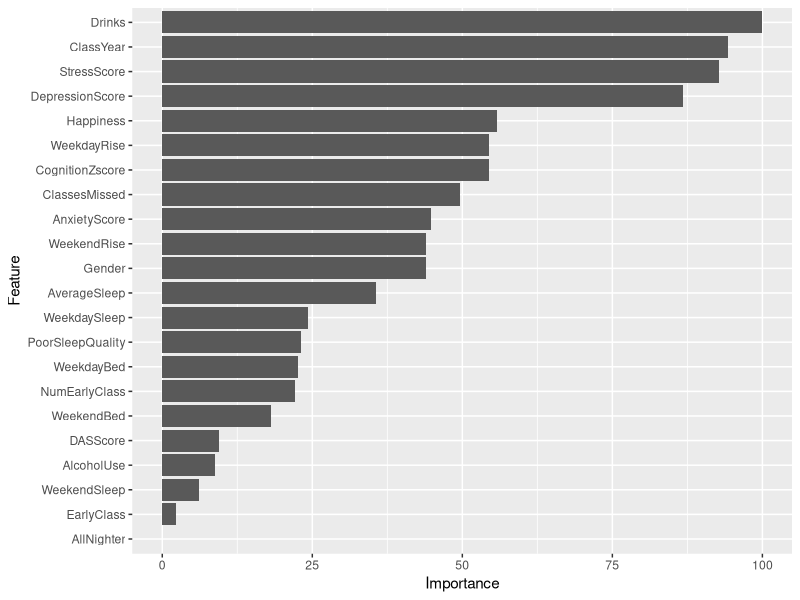
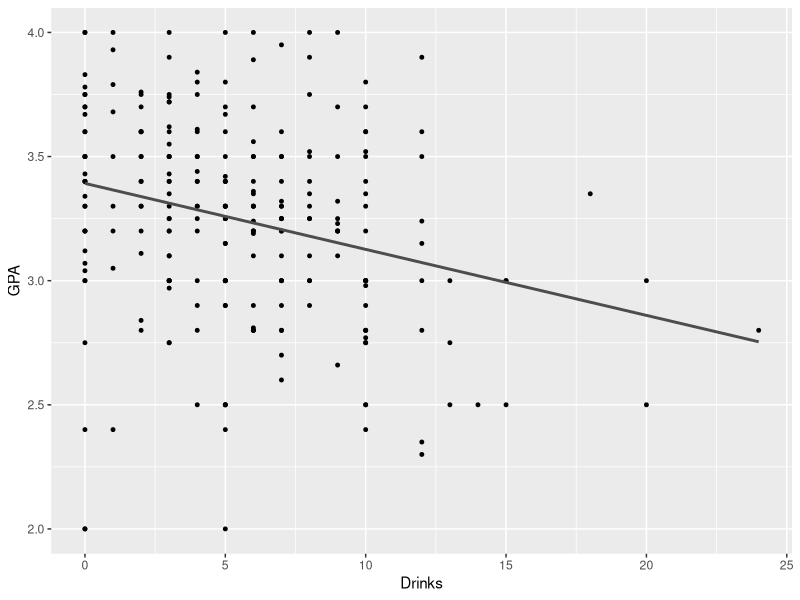
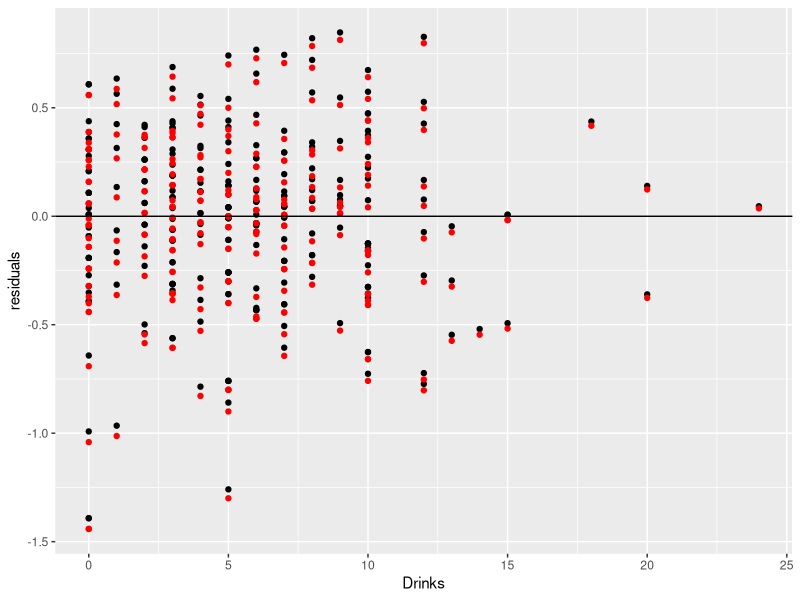

Write the R code that produced these figures, in order.
if(!require(mlbench)){install.packages("mlbench"); require(mlbench)} # common datasets to use
if(!require(tidyverse)){install.packages("tidyverse"); library(tidyverse)} 
if(!require(modelr)){install.packages("modelr"); library(modelr)} 

# some dependencies for caret that aren't automatically installed
if(!require(ModelMetrics)){install.packages("ModelMetrics"); require(ModelMetrics)}
if(!require(recipes)){install.packages("recipes"); require(recipes)}
if(!require(DEoptimR)){install.packages("DEoptimR"); require(DEoptimR)}

if(!require(caret)){install.packages("caret"); require(caret)} # ML package WITHOUT its dependencies. Should not take as long
if(!require(dplyr)){install.packages("dplyr"); require(dplyr)}
if(!require(broom)){install.packages("broom"); require(broom)}
set.seed(370)

if(!require(caret)){install.packages("caret", dependencies = c("Depends", "Suggests")); require(caret)}



# load data
sleep_data <- read.csv("./Sleep Drinking - Sheet1.csv")

sleep_data <- sleep_data %>% dplyr::select(-LarkOwl, -DepressionStatus, -AnxietyStatus, -Stress)

# Scatter plot

p <- ggplot(sleep_data, aes(x = Drinks, y = GPA))  +
  geom_point()


# Feature selection
control <- trainControl(method="repeatedcv", number = 10, repeats = 3)

model <- train(GPA ~., data=sleep_data, method = "knn", trControl = control)

importance <- varImp(model)

ggplot(importance)

linear_model <- lm (GPA ~ Drinks, data = sleep_data)

parameters <- tidy(linear_model)$estimate

sleep_data_small <- sleep_data %>%
  #mutate(GPA_negation = 4.0 - sleep_data$GPA) %>%
  dplyr::select(Drinks, GPA) %>%
  mutate(linear_model_prediction = parameters[1] + parameters[2] * sleep_data$Drinks)

#head(sleep_data)

ggplot(sleep_data_small , aes(Drinks)) +
  geom_point(aes(y= GPA), size = 1) +
  geom_line(aes(y= linear_model_prediction), size = 1, colour = "grey30")

model_linear_function <- function(a, data) {
  a[1] + data$Drinks * a[2]
}

model_function = model_linear_function
measure_distance <- function(mod_params, data) {
  diff <- data$GPA - model_function(mod_params, data)
  sqrt(mean(diff ^ 2))
}

# Here's a line fit with the objective function that lm uses - squares of the residuals
best <- optim(c(3.4, 0), measure_distance, data = sleep_data_small)


# values for the coefficients
parameters
best$par

measure_distance_mad <- function(mod_params, data) {
  diff <- data$GPA - model_function(mod_params, data)
  mean(abs(diff))
}

# make use of a different distance function here (such as mean absolute)
mad_fit <- optim(c(3.4, 0), measure_distance_mad, data = sleep_data_small)
mad_fit$par

sleep_data_small <- sleep_data_small %>%
  mutate(lm_mad = mad_fit$par[1] + mad_fit$par[2] * sleep_data$Drinks)

sleep_data_small <- sleep_data_small %>% 
  mutate(
    residuals_mad = GPA - lm_mad,
    residuals = GPA - linear_model_prediction
  )


# plot the residuals to compare them
ggplot(sleep_data_small, aes(Drinks)) +
  geom_point(aes(y=residuals)) + 
  geom_point(aes(y=residuals_mad), color = "red") +
  geom_abline(intercept=0, slope = 0)

summary(linear_model)
